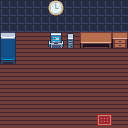

Below is a game level as drawn by its tile map, then a one-line description and the .tmx file that defines it, in full:
An orthogonal 8x8 tile map with 16x16 px tiles, 3 tile layers (タイル・レイヤー 1, タイル・レイヤー 2, タイル・レイヤー 3).

<map version="1.4" tiledversion="1.4.3" orientation="orthogonal" renderorder="right-down" width="8" height="8" tilewidth="16" tileheight="16" infinite="0" nextlayerid="4" nextobjectid="1">
 <tileset firstgid="1" source="tileset.tsx" />
 <layer id="1" name="タイル・レイヤー 1" width="8" height="8">
  <data encoding="csv">
604,604,604,604,604,604,604,604,
604,604,604,604,604,604,604,604,
3,3,3,3,3,3,3,3,
3,3,3,3,3,3,3,3,
3,3,3,3,3,3,3,3,
3,3,3,3,3,3,3,3,
3,3,3,3,3,3,3,3,
3,3,3,3,3,3,3,3
</data>
 </layer>
 <layer id="2" name="タイル・レイヤー 2" width="8" height="8">
  <data encoding="csv">
0,0,0,49,0,0,0,0,
0,0,0,0,0,0,0,0,
322,0,0,86,138,67,68,72,
372,0,0,0,0,0,0,0,
0,0,0,0,0,0,0,0,
0,0,0,0,0,0,0,0,
0,0,0,0,0,0,0,0,
0,0,0,0,0,0,721,0
</data>
 </layer>
 <layer id="3" name="タイル・レイヤー 3" width="8" height="8">
  <data encoding="csv">
0,0,0,0,0,0,0,0,
0,0,0,0,0,0,0,0,
0,0,0,0,0,0,0,0,
0,0,0,0,0,0,0,0,
0,0,0,0,0,0,0,0,
0,0,0,0,0,0,0,0,
0,0,0,0,0,0,0,0,
0,0,0,0,0,0,0,0
</data>
 </layer>
</map>
